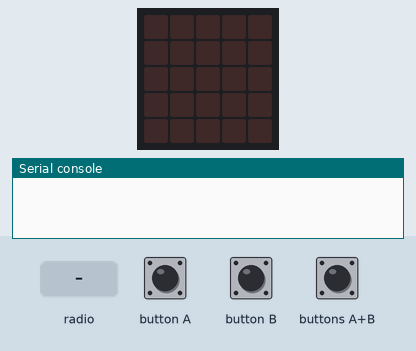
This program was run on a simulated BBC micro:bit (MakeCode). Parts: the board's 5×5 LED display, the last lines printed to the serial console. The test bench sets the inputs (shaded band). No radio messages arrive unless stated (any console line starting 'radio sent:' is added by the test bench).

Above: at 1.2 s.
1.3 s: button A pressed for 0.15 s
At 2.2 s:
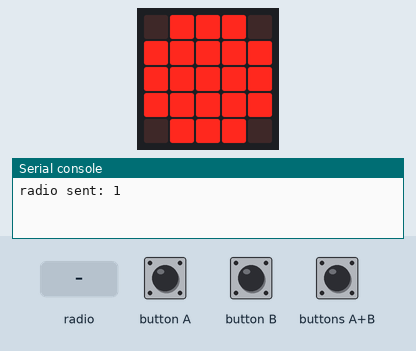
2.9 s: button B pressed for 0.15 s
At 3.4 s:
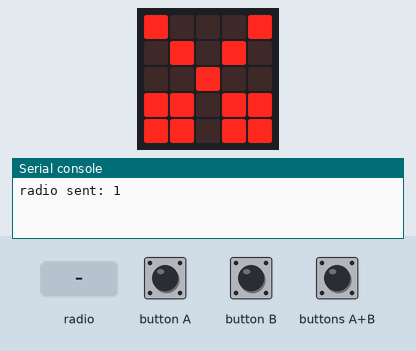
4.5 s: buttons A+B pressed for 0.15 s
At 5.8 s:
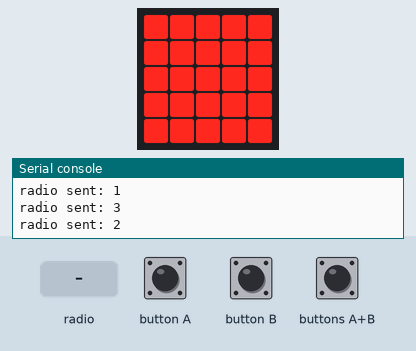
6.1 s: radio message "3" arrives
At 6.4 s:
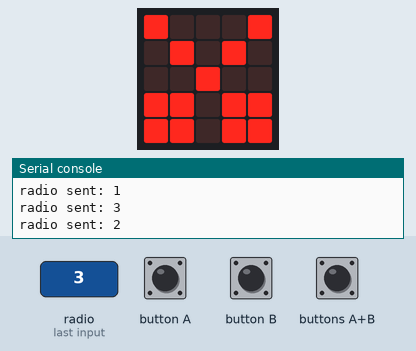
7.6 s: radio message "2" arrives
At 8.7 s:
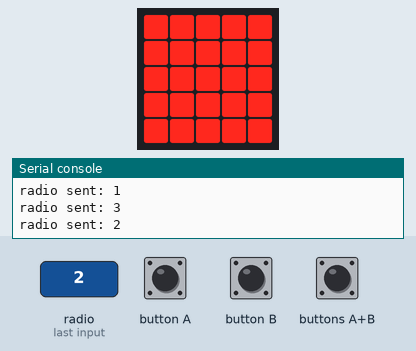
Timing chart, 0 to 10.1 s (numbered marks = the images above; inputs shaded):
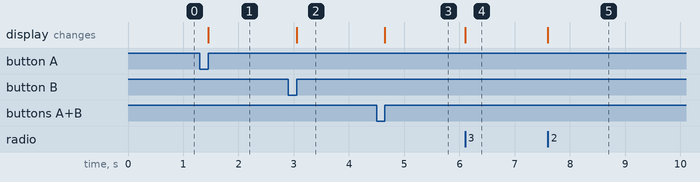

The program:

main.ts
```typescript
radio.onReceivedNumber(function (receivedNumber) {
    while (enviado == 0) {
        basic.pause(100)
    }
    if (receivedNumber == 3) {
        basic.showLeds(`
            # . . . #
            . # . # .
            . . # . .
            # # . # #
            # # . # #
            `)
    }
    if (receivedNumber == 2) {
        basic.showLeds(`
            # # # # #
            # # # # #
            # # # # #
            # # # # #
            # # # # #
            `)
    }
    if (receivedNumber == 1) {
        basic.showLeds(`
            . # # # .
            # # # # #
            # # # # #
            # # # # #
            . # # # .
            `)
    }
})
input.onButtonPressed(Button.A, function () {
    basic.showLeds(`
        . # # # .
        # # # # #
        # # # # #
        # # # # #
        . # # # .
        `)
    radio.sendNumber(1)
})
input.onButtonPressed(Button.AB, function () {
    basic.showLeds(`
        # # # # #
        # # # # #
        # # # # #
        # # # # #
        # # # # #
        `)
    radio.sendNumber(2)
})
input.onButtonPressed(Button.B, function () {
    basic.showLeds(`
        # . . . #
        . # . # .
        . . # . .
        # # . # #
        # # . # #
        `)
    radio.sendNumber(3)
})
let enviado = 0
radio.setGroup(79)
enviado += 1
basic.forever(function () {

})
```

test.ts
```typescript
// aquí va el archivo "tests"; esto no se compilará cuando este paquete se utilice como una extensión.
```

Measured:
- after the input at 1.3 s, the display: changes after 0.15 s (image 1)
- after the input at 2.9 s, the display: changes after 0.15 s (image 2)
- after the input at 4.5 s, the display: changes after 0.15 s (image 3)
- after the input at 6.1 s, the display: changes at once (image 4)
- after the input at 7.6 s, the display: changes at once (image 5)
